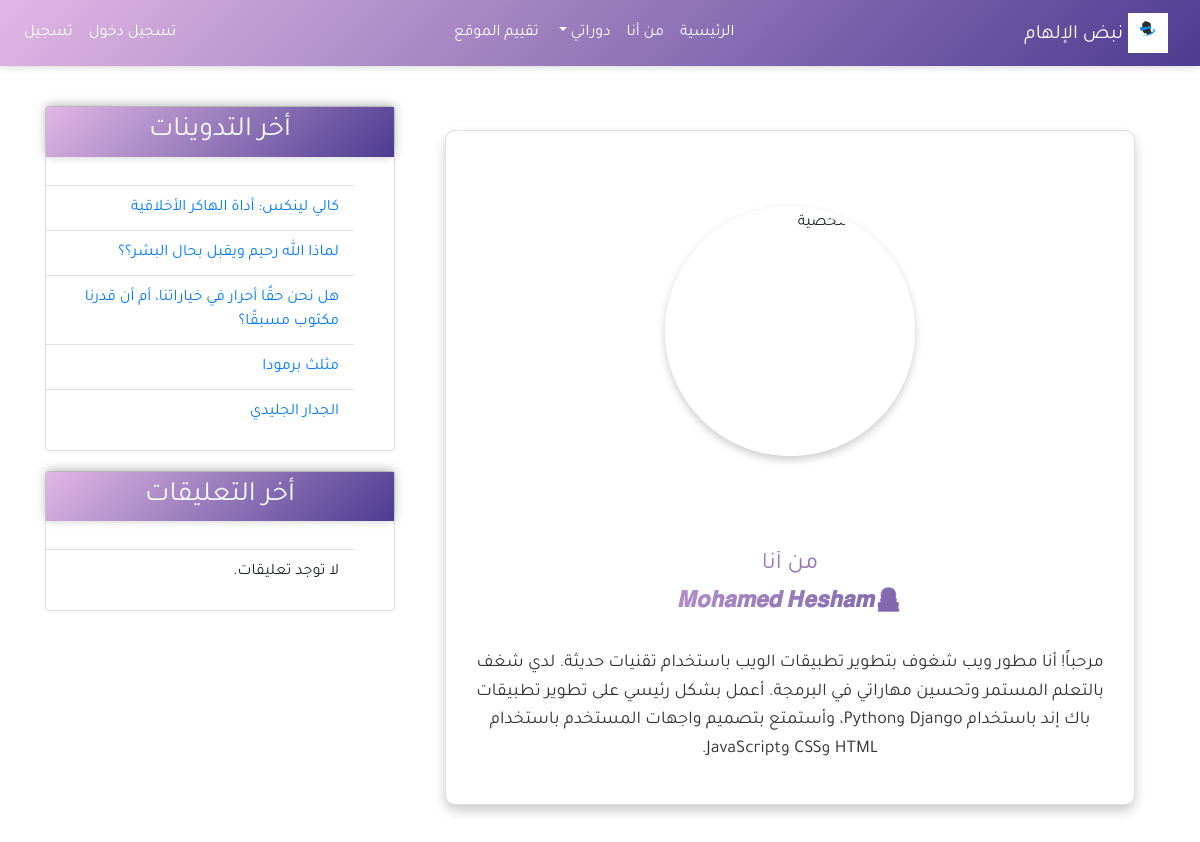
Page /about/ (upper part) on the earlier database version.
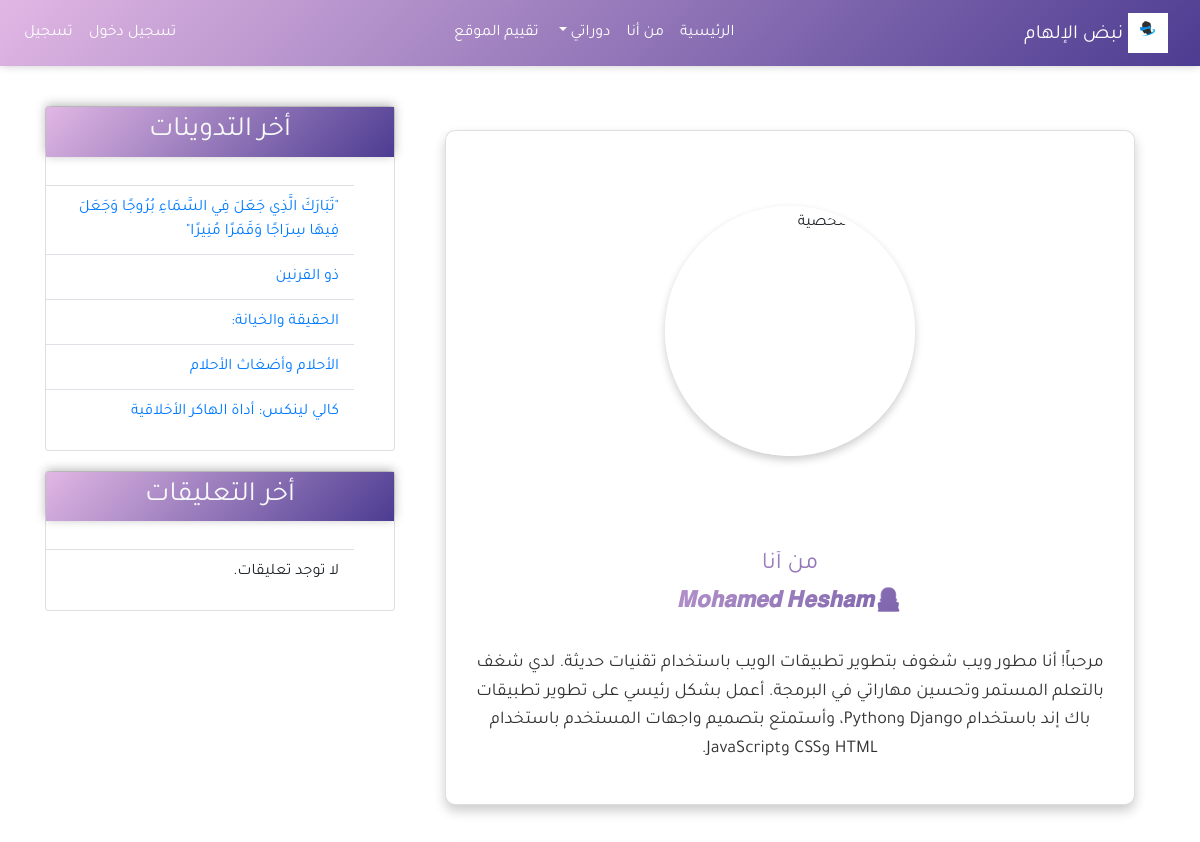
Same page on the later database version.
### myblog/models.py (models this page shows, shortened)
class Post(models.Model):
    title = models.CharField(max_length=100)
    content = models.TextField()
    post_date = models.DateTimeField(default=timezone.now)
    post_update = models.DateTimeField(auto_now=True)
    user = models.ForeignKey(User, on_delete=models.SET_NULL, null=True, blank=True)
    class Meta:
        ordering = ('-post_date',)

### myblog/views.py (the view)
# urls.py: path('about/', views.about, name='about'),
def about(request):
    return render(request, 'myblog/about.html', {"title": "من أنا"})

### myblog/templatetags/post_tags.py (called while the page is built)
@register.inclusion_tag('myblog/latest_blog.html')
def latest_blog():
    context = {
        'l_blog':Post.objects.all()[0:5]
    }
    return context

@register.inclusion_tag('myblog/latest_comments.html')
def latest_comments():
    context = {
        'l_comments':Comment.objects.filter(active=True)[0:5]
    }
    return context

### myblog/templates/myblog/about.html (shortened to what this page needs)
{% extends 'myblog/index.html' %}
{% block content %}
<div style="display: flex; flex-direction: column; align-items: center; margin: 20px;">
    <div class="card" style="width: 100%; height: auto; max-width: 100%; border-radius: 10px; box-shadow: 0 6px 12px rgba(0, 0, 0, 0.2); overflow: hidden; margin-bottom: 20px;">
        <div style="width: 100%; height: 400px; display: flex; justify-content: center; align-items: center; overflow: hidden;">
            <img src="https://scontent.fcai19-1.fna.fbcdn.net/v/t39.30808-1/464845504_566237716078649_5782028036947040944_n.jpg?stp=dst-jpg_s200x200&_nc_cat=101&ccb=1-7&_nc_sid=0ecb9b&_nc_ohc=cEYsHlH77CkQ7kNvgE9rGIV&_nc_zt=24&_nc_ht=scontent.fcai19-1.fna&_nc_gid=ABlflM7uaeTOQ6wwZ8lJaZU&oh=00_AYCceQORzCaVUHtNKq7rLTX65R7GMz62-utrwncbfDP5Eg&oe=6722F73A" alt="صورة شخصية" style="width: 250px; height: 250px; border-radius: 50%; object-fit: cover; border: 5px solid #fff; box-shadow: 0 4px 8px rgba(0, 0, 0, 0.2);">
        </div>
        <div class="card-body" style="padding: 20px; text-align: center;">
            <h3 class="card-title" style="margin-bottom: 15px; background: linear-gradient(135deg, #E1B7E4 0%, #4C3C91 100%); -webkit-background-clip: text; -webkit-text-fill-color: transparent; margin: 0; font-size: 24px;">
                من أنا
            </h3>
            <span class="navbar-text" style="display: block; font-size: 22px; font-weight: bold; background: linear-gradient(135deg, #E1B7E4 0%, #4C3C91 100%); -webkit-background-clip: text; -webkit-text-fill-color: transparent; margin-bottom: 20px;">
                👨‍💻𝑴𝒐𝒉𝒂𝒎𝒆𝒅 𝑯𝒆𝒔𝒉𝒂𝒎
            </span>
            <p class="card-text" style="font-size: 18px; line-height: 1.6; color: #333; margin-bottom: 20px;">
                مرحباً! أنا مطور ويب شغوف بتطوير تطبيقات الويب باستخدام تقنيات حديثة. لدي شغف بالتعلم المستمر وتحسين مهاراتي في البرمجة. أعمل بشكل رئيسي على تطوير تطبيقات باك إند باستخدام Django وPython، وأستمتع بتصميم واجهات المستخدم باستخدام HTML وCSS وJavaScript.
            </p>
        </div>
    </div>
</div>
{% endblock %}

### myblog/templates/myblog/latest_blog.html
<ul class="list-group-flush latest-post ">
    {% for post in l_blog %}
        <li class="list-group-item latest-post-item">
            <a href="{% url 'post_detail' post.id %}" class="text-decoration-none text-primary">{{ post.title }}</a>
        </li>
    {% endfor %}
</ul>

Differences in the rows shown:
removed Post: title "لماذا الله رحيم ويقبل بحال البشر؟؟"
no longer on this page (row unchanged): Post: title "هل نحن حقًا أحرار في خياراتنا، أم أن قدرنا مكتوب مسبقًا؟"
no longer on this page (row unchanged): Post: title "مثلث برمودا"
no longer on this page (row unchanged): Post: title "الجدار الجليدي"
added Post: title "\"تَبَارَكَ الَّذِي جَعَلَ فِي السَّمَاءِ بُرُوجًا وَجَعَلَ فِيهَا سِرَاجًا وَقَمَرًا مُنِيرًا\""
added Post: title "ذو القرنين"
added Post: title "الحقيقة والخيانة:"
added Post: title "الأحلام وأضغاث الأحلام"
